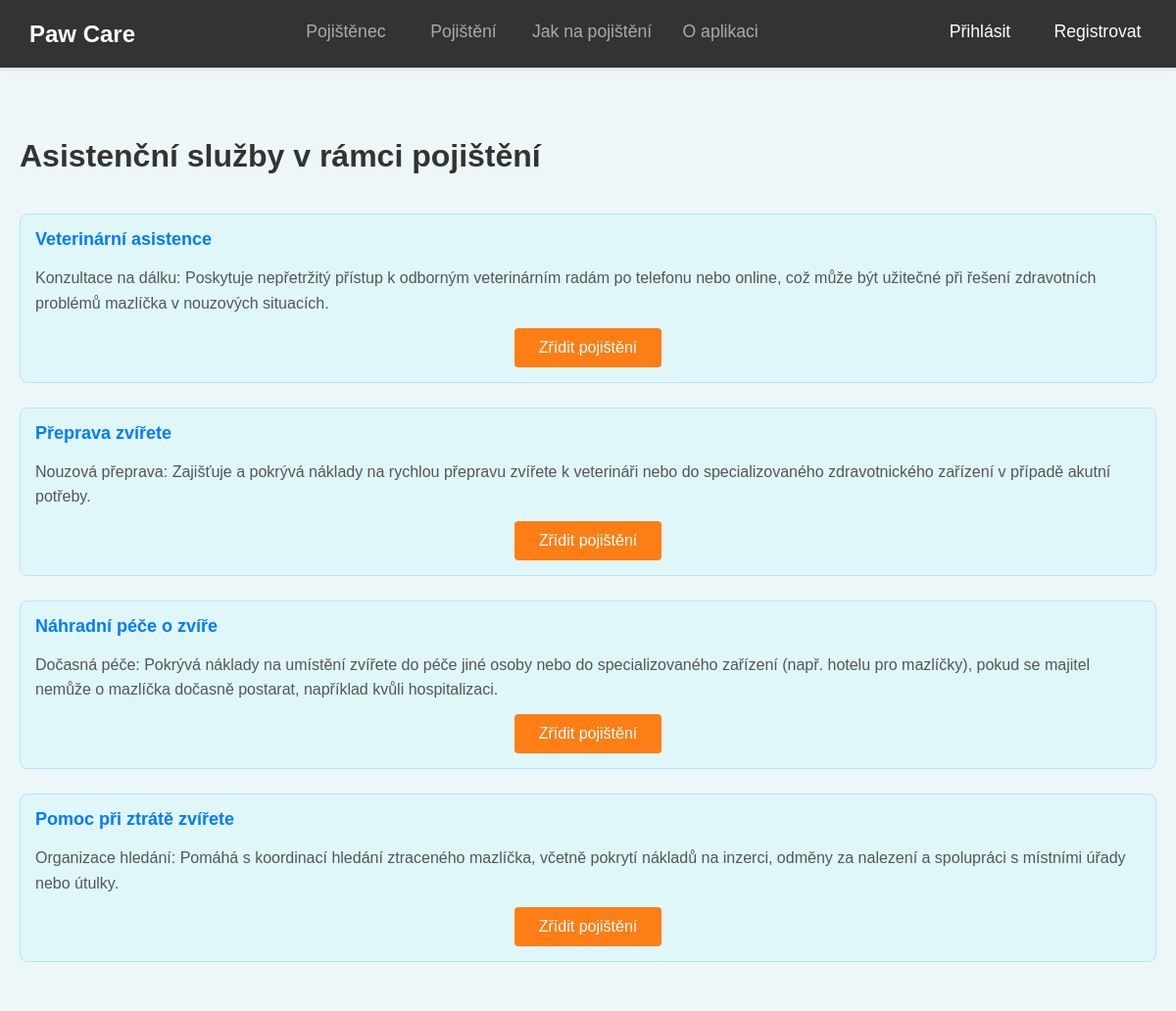
The app's page /pojisteni/pojisteni/4/kryti/ with its own data.
### insurance/models.py (models this page shows, shortened)
class InsuranceType(models.Model):
    name = models.CharField("Název typu pojištění", max_length=100)
    description = models.TextField("Popis typu pojištění", blank=True)
    class Meta:
        verbose_name = "Typ pojištění"
        verbose_name_plural = "Typy pojištění"

class InsuranceCoverage(models.Model):
    insurance_type = models.ForeignKey(InsuranceType, related_name='coverages', on_delete=models.CASCADE, verbose_name="Typ pojištění")
    name = models.CharField("Název pojistného krytí", max_length=100)
    description = models.TextField("Popis pojistného krytí", blank=True)
    premium = models.FloatField("Pojistné", default=0.0)
    class Meta:
        verbose_name = "Pojistné krytí"
        verbose_name_plural = "Pojistná krytí"

### insurance/views.py (the view)
# urls.py: path('pojisteni/<int:id>/kryti/', views.insurance_coverage_list, name='insurance_coverage_list'),  # Zobrazení seznamu pojistných krytí
def insurance_coverage_list(request, id):
    insurance_type = get_object_or_404(InsuranceType, id=id)
    coverage_id = request.GET.get('coverage_id')
    if coverage_id:
        coverages = InsuranceCoverage.objects.filter(insurance_type=insurance_type, id=coverage_id)
    else:
        coverages = InsuranceCoverage.objects.filter(insurance_type=insurance_type)
    return render(request, 'insurance/insurance_coverage_list.html', {
        'insurance_type': insurance_type,
        'coverages': coverages,
    })

### insurance/templates/insurance/insurance_coverage_list.html (shortened to what this page needs)
{% extends 'insurance/base.html' %}
{% block content %}
<div class="container">
    <h1 class="page-title">{{ insurance_type.name }}</h1>
    <div class="insurance-coverage-list">
        {% for coverage in coverages %}
        <div class="coverage-item">
            <strong class="coverage-name">{{ coverage.name }}</strong>
            <p class="coverage-description">{{ coverage.description }}</p>
            <div class="coverage-actions">
                {% if user.is_staff %}
                    <a href="{% url 'add_policy_from_coverage' coverage.id %}" class="btn btn-primary btn-create-policy">Zřídit pojištění</a>
                {% else %}
                    <a href="{% url 'create_policy_for_user' coverage.id %}" class="btn btn-primary btn-create-policy">Zřídit pojištění</a>
                {% endif %}
            </div>
        </div>
        {% endfor %}
    </div>
</div>
{% endblock %}

### insurance/static/css/style.css (style rules this page uses)
body { font-family: Arial, sans-serif; margin: 0; padding: 0; background-color: #edf7f8; }
.container { max-width: 1200px; margin: 80px auto 20px auto; padding: 20px; background-color: #edf7f8; border-radius: 8px; }
h1 { font-size: 2em; color: #333; margin-bottom: 20px; }
p, ul { font-size: 1.1em; line-height: 1.6; color: #555; margin-bottom: 20px; }
a { color: #007bff; text-decoration: none; }
.btn { font-size: 14px; padding: 10px 20px; margin: 5px; border-radius: 5px; border: none; cursor: pointer; }
.btn-primary { background-color: #007bff; color: white; }
.btn-create-policy { background-color: #fd7e14; color: white; border-color: #fd7e14; }
.page-title { font-size: 32px; color: #333; margin-bottom: 40px; font-weight: bold; text-align: left; }
.insurance-coverage-list { display: flex; flex-direction: column; gap: 15px; }
.coverage-item { background-color: #e0f7fa; padding: 15px; border-radius: 8px; border: 1px solid #b3e5fc; margin-bottom: 10px; transition: background-color 0.3s ease, border-color 0.3s ease; }
.coverage-name { font-size: 18px; color: #007bff; margin-bottom: 5px; }
.coverage-description { font-size: 16px; color: #555; margin-bottom: 0px; }
.coverage-actions { display: flex; justify-content: center; gap: 20px; margin-top: 12px; }
.coverage-actions .btn { display: inline-flex; align-items: center; justify-content: center; width: 150px; height: 40px; text-align: center; padding: 10px 20px; text-decoration: none; border-radius: 4px; font-size: 16px; color: rgb(255, 255, 255); margin: 0; box-sizing: border-box; }

### records on screen
InsuranceType: name "Asistenční služby v rámci pojištění"
InsuranceCoverage: name "Veterinární asistence", description "Konzultace na dálku: Poskytuje nepřetržitý přístup k odborným veterinárním radám po telefonu nebo online, což může být užitečné při řešení zdravotních problémů mazlíčka v nouzových situacích."
InsuranceCoverage: name "Přeprava zvířete", description "Nouzová přeprava: Zajišťuje a pokrývá náklady na rychlou přepravu zvířete k veterináři nebo do specializovaného zdravotnického zařízení v případě akutní potřeby."
InsuranceCoverage: name "Náhradní péče o zvíře", description "Dočasná péče: Pokrývá náklady na umístění zvířete do péče jiné osoby nebo do specializovaného zařízení (např. hotelu pro mazlíčky), pokud se majitel nemůže o mazlíčka dočasně postarat, například kvůli hospitalizaci."
InsuranceCoverage: name "Pomoc při ztrátě zvířete", description "Organizace hledání: Pomáhá s koordinací hledání ztraceného mazlíčka, včetně pokrytí nákladů na inzerci, odměny za nalezení a spolupráci s místními úřady nebo útulky."
